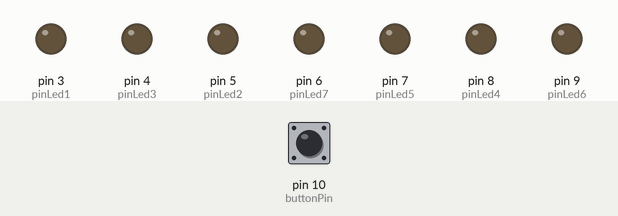
Recording of a sketch running on a simulated Arduino Uno, built with avr-gcc and run on an emulated ATmega328P. On the bench: output pins drawn as LEDs (lit = HIGH). Dashed ring = blinking. Inputs (shaded band) come from the test bench; at power-on: pin 10 (buttonPin) HIGH. Random numbers use the default seed unless the sketch sets one.

Above: at 1.2 s.
1.3 s: pin 10 (buttonPin) pulled LOW for 3.2 s
At 1.9 s:
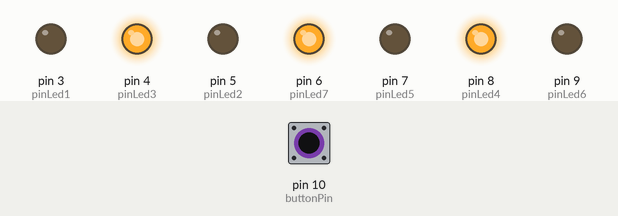
6.8 s: pin 10 (buttonPin) pulled LOW for 0.15 s
At 7.3 s:
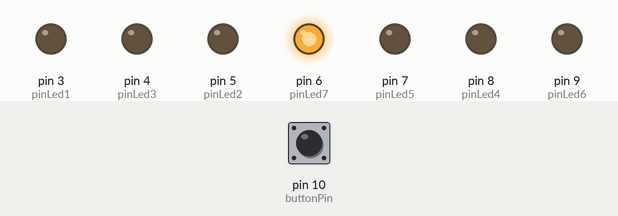
9.3 s: pin 10 (buttonPin) pulled LOW for 3.2 s
At 11.9 s:
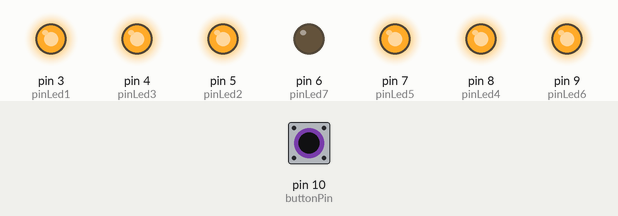
14.8 s: pin 10 (buttonPin) pulled LOW for 3.2 s
At 15.6 s:
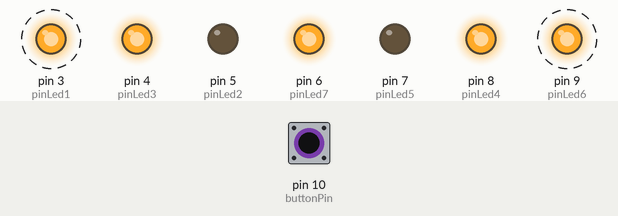
Timing chart, 0 to 20.3 s (numbered marks = the images above; inputs shaded):
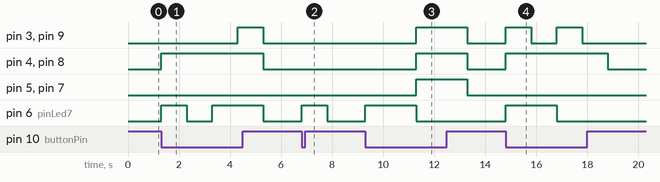

Measured:
- after the input at 1.3 s, pin 3 (pinLed1), pin 9 (pinLed6): LOW → HIGH after 3.0 s, → LOW 1.0 s later; pin 4 (pinLed3), pin 8 (pinLed4): LOW → HIGH at once, → LOW 4.0 s later; pin 6 (pinLed7): LOW → HIGH at once, → LOW 1.0 s later, → HIGH 1.0 s later, → LOW 2.0 s later
- after the input at 6.8 s, pin 6 (pinLed7): LOW → HIGH at once, → LOW 1.0 s later
- after the input at 9.3 s, pin 3 (pinLed1), pin 4 (pinLed3), pin 5 (pinLed2), pin 7 (pinLed5), pin 8 (pinLed4), pin 9 (pinLed6): LOW → HIGH after 2.0 s, → LOW 2.0 s later; pin 6 (pinLed7): LOW → HIGH at once, → LOW 2.0 s later
- after the input at 14.8 s, pin 3 (pinLed1), pin 9 (pinLed6): alternates HIGH for 1.0 s and LOW for 1.0 s, 4 changes in all, then stays LOW, starting at once; pin 4 (pinLed3), pin 8 (pinLed4): LOW → HIGH at once, → LOW 4.0 s later; pin 6 (pinLed7): LOW → HIGH at once, → LOW 2.0 s later

The sketch:

8_Electronische_Dobbelsteen.ino
```cpp
// Een electronische dobbelsteem met 7 Ledjes en 1 schakelaar.

int pinLed1 = 3;
int pinLed2 = 5;
int pinLed3 = 4;
int pinLed4 = 8;
int pinLed5 = 7;
int pinLed6 = 9;
int pinLed7 = 6;
int buttonPin = 10;

void setup ()
{
  pinMode (pinLed1, OUTPUT);
  pinMode (pinLed2, OUTPUT);
  pinMode (pinLed3, OUTPUT);
  pinMode (pinLed4, OUTPUT);
  pinMode (pinLed5, OUTPUT);
  pinMode (pinLed6, OUTPUT);
  pinMode (pinLed7, OUTPUT);
  pinMode (buttonPin, INPUT_PULLUP);
  randomSeed(analogRead(0));  //Om het toevalsproces van de functie random te starten, anders krijg je elke keer dezelfde toevalsgetallen
}

void loop()
{
  int value;
  if (digitalRead(buttonPin) == LOW) { // Ja! De schakelaar is ingedrukt.
    value = random(1, 7); //Kies een getal van 1 t/m 6. (7 doet niet meer mee)
    if (value == 1) {
      digitalWrite (pinLed7, HIGH);
    }
    if (value == 2) {
      digitalWrite (pinLed3, HIGH);
      digitalWrite (pinLed4, HIGH);
    }
    if (value == 3) {
      digitalWrite (pinLed3, HIGH);
      digitalWrite (pinLed4, HIGH);
      digitalWrite (pinLed7, HIGH);
    }
    if (value == 4) {
      digitalWrite (pinLed1, HIGH);
      digitalWrite (pinLed3, HIGH);
      digitalWrite (pinLed4, HIGH);
      digitalWrite (pinLed6, HIGH);
    }
    if (value == 5) {
      digitalWrite (pinLed1, HIGH);
      digitalWrite (pinLed3, HIGH);
      digitalWrite (pinLed4, HIGH);
      digitalWrite (pinLed6, HIGH);
      digitalWrite (pinLed7, HIGH);
    }
    if (value == 6) {
      digitalWrite (pinLed1, HIGH);
      digitalWrite (pinLed2, HIGH);
      digitalWrite (pinLed3, HIGH);
      digitalWrite (pinLed4, HIGH);
      digitalWrite (pinLed5, HIGH);
      digitalWrite (pinLed6, HIGH);
    }
    delay(1000);    // Zet de Led's na 1 seconde weer uit
    digitalWrite (pinLed1, LOW);
    digitalWrite (pinLed2, LOW);
    digitalWrite (pinLed3, LOW);
    digitalWrite (pinLed4, LOW);
    digitalWrite (pinLed5, LOW);
    digitalWrite (pinLed6, LOW);
    digitalWrite (pinLed7, LOW);
  }
}
```
